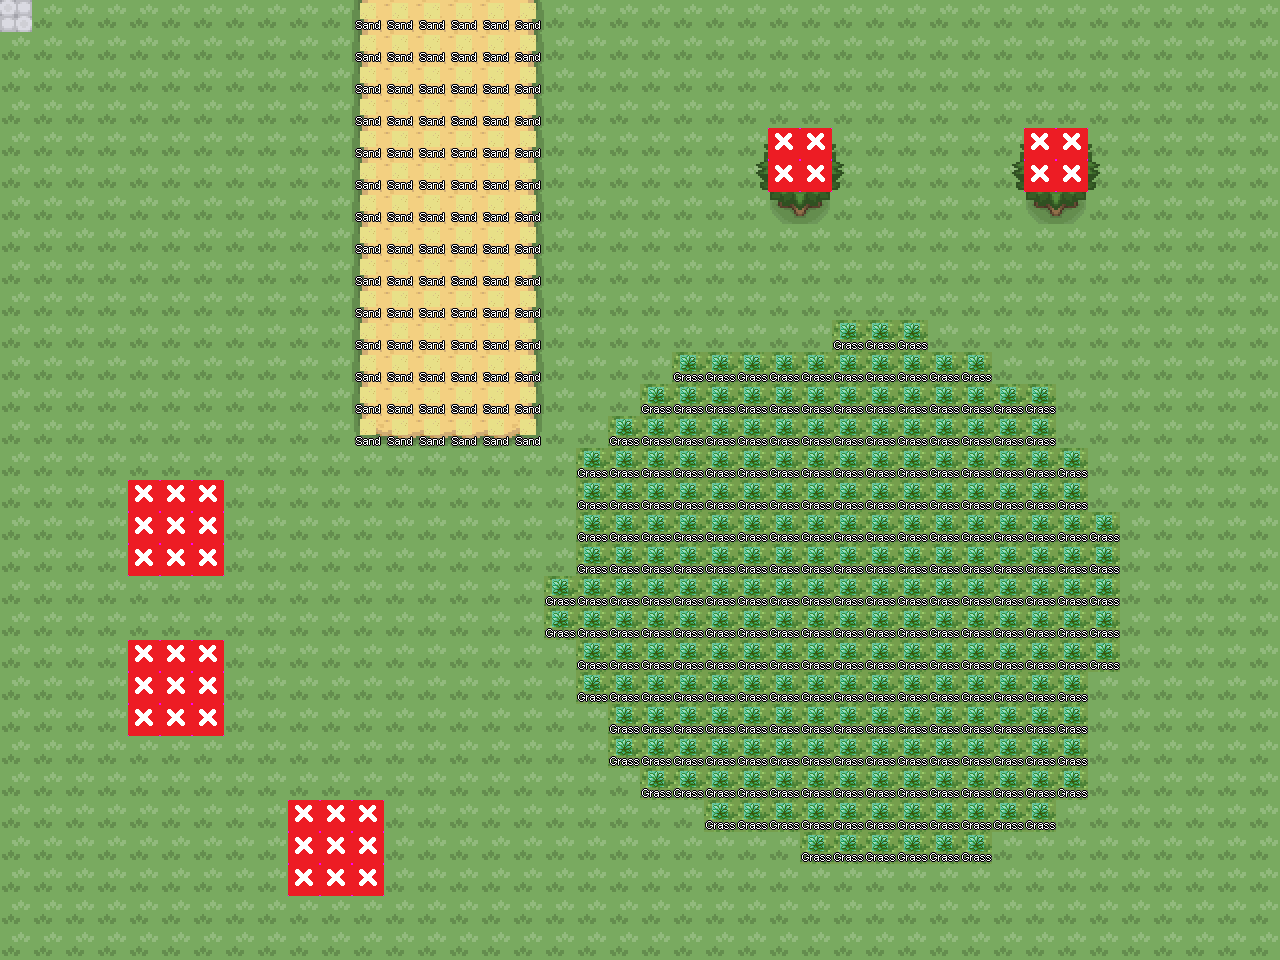

This game map was drawn from its Tiled (.tmx) file and the tilesets committed beside it. A one-line description and the trimmed map source follow:
An orthogonal 40x30 tile map with 32x32 px tiles, 7 tile layers (ground1, grounddeco1, above2, above3, ...), 3 tilesets.

<map version="1.10" tiledversion="1.11.2" orientation="orthogonal" renderorder="left-up" width="40" height="30" tilewidth="32" tileheight="32" infinite="0" nextlayerid="12" nextobjectid="1">
 <tileset firstgid="1" source="00Home.tsx" />
 <tileset firstgid="4257" source="passages.tsx" />
 <tileset firstgid="4401" source="systemtags.tsx" />
 <layer id="1" name="ground1" width="40" height="30">
  <data>[1200 cells, 1200 non-empty, 9 distinct tile ids]</data>
 </layer>
 <layer id="2" name="grounddeco1" width="40" height="30">
  <data>[1200 cells, 8 non-empty, 4 distinct tile ids]</data>
 </layer>
 <group id="3" name="z = 0" />
 <layer id="10" name="above2" width="40" height="30">
  <data>[1200 cells, 35 non-empty, 13 distinct tile ids]</data>
 </layer>
 <group id="4" name="z = 1" />
 <layer id="11" name="above3" width="40" height="30">
  <data>[1200 cells, 8 non-empty, 4 distinct tile ids]</data>
 </layer>
 <group id="6" name="z = 2" />
 <layer id="5" name="passages" width="40" height="30">
  <data>[1200 cells, 35 non-empty, 1 distinct tile ids]</data>
 </layer>
 <layer id="8" name="terrain_tags" width="40" height="30">
  <data>[1200 cells, 0 non-empty, 0 distinct tile ids]</data>
 </layer>
 <layer id="9" name="systemtags" width="40" height="30">
  <data>[1200 cells, 320 non-empty, 2 distinct tile ids]</data>
 </layer>
 <group id="7" name="infos" />
</map>
